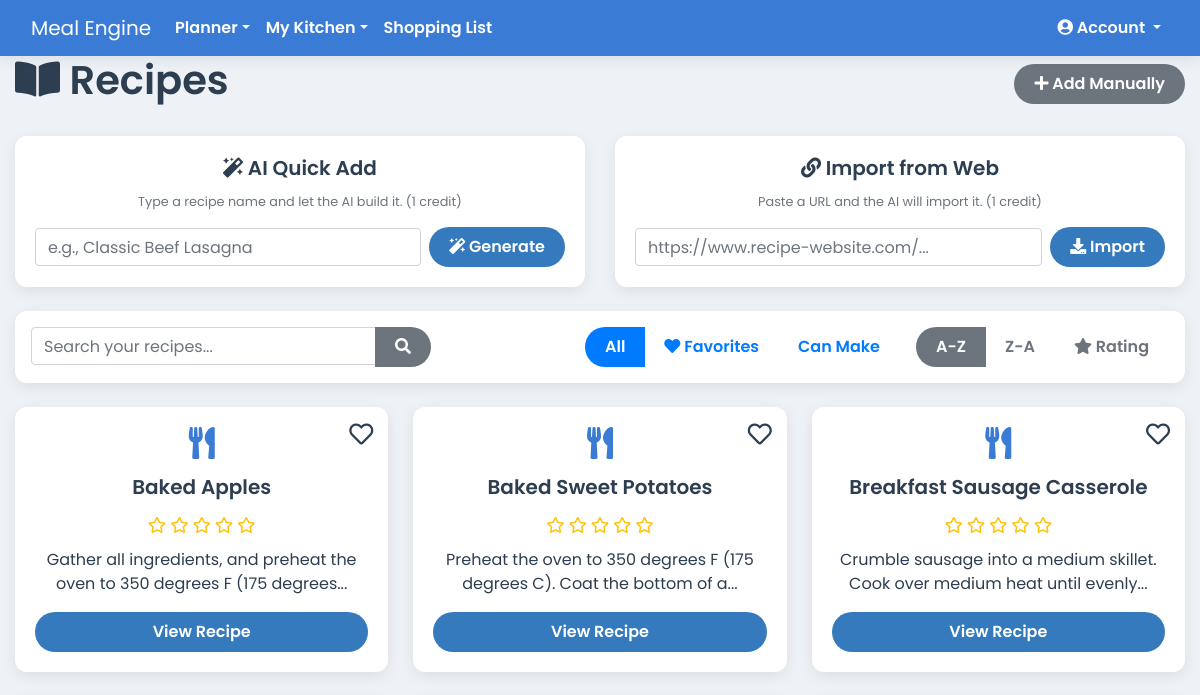
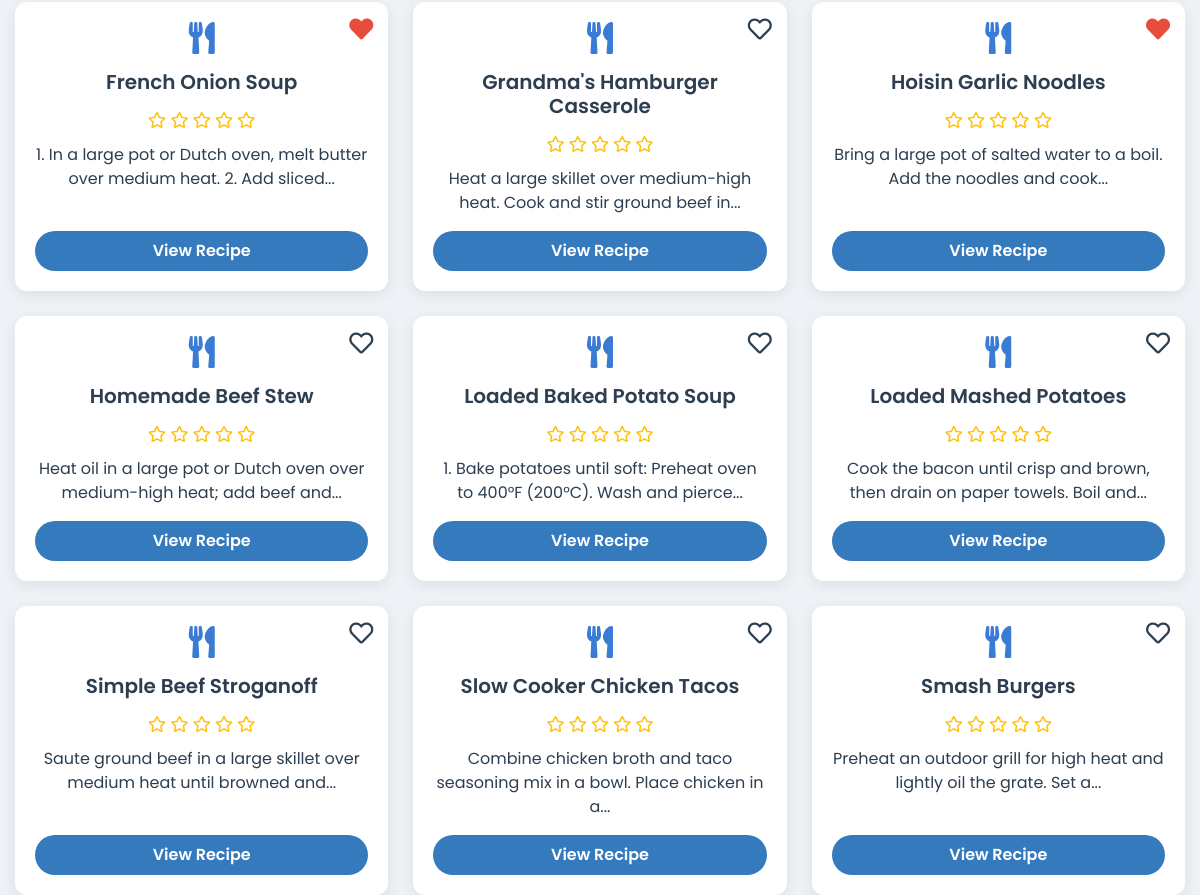
Before: /recipes (signed in) with the older database file (2 pictures, top to bottom).
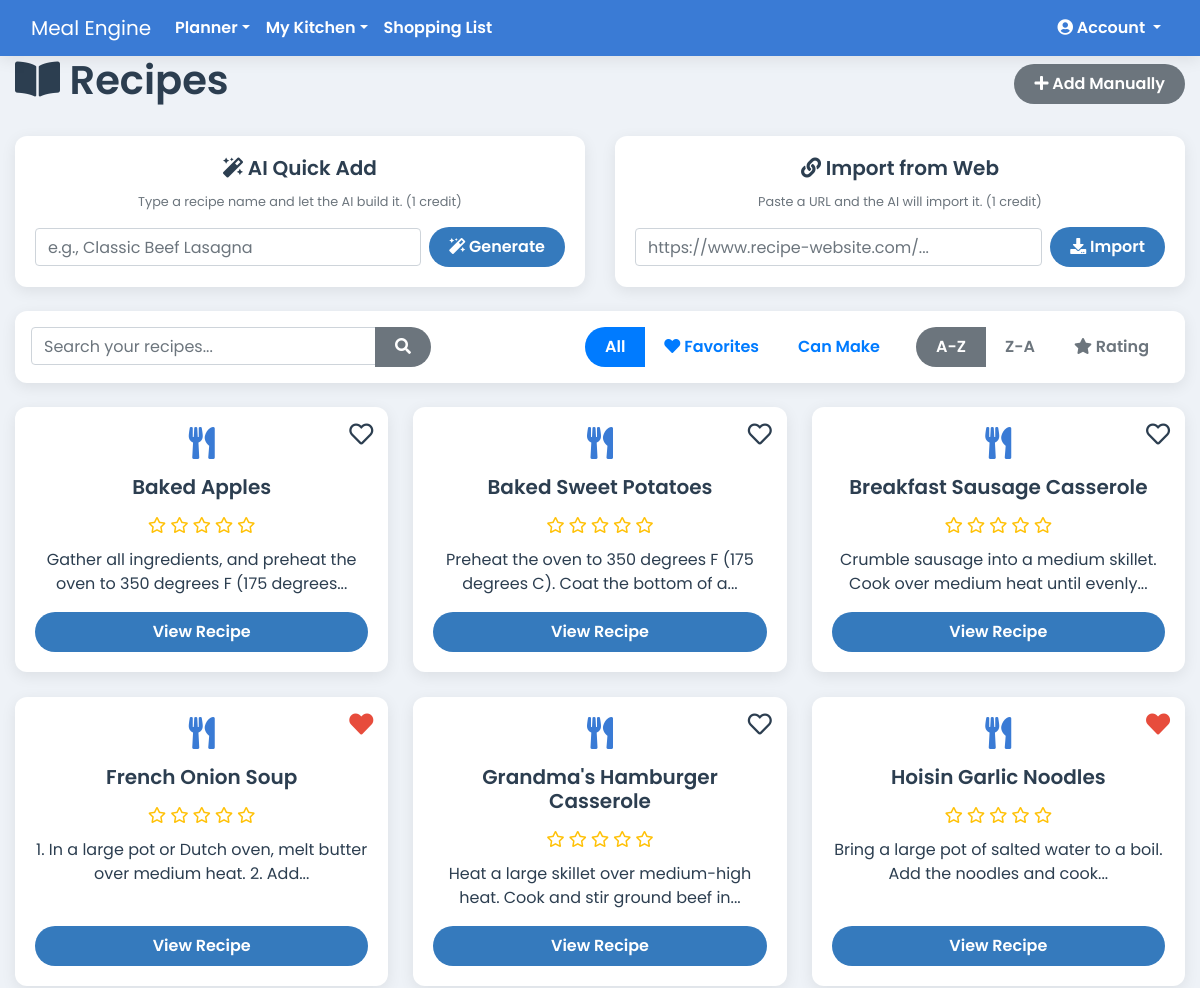
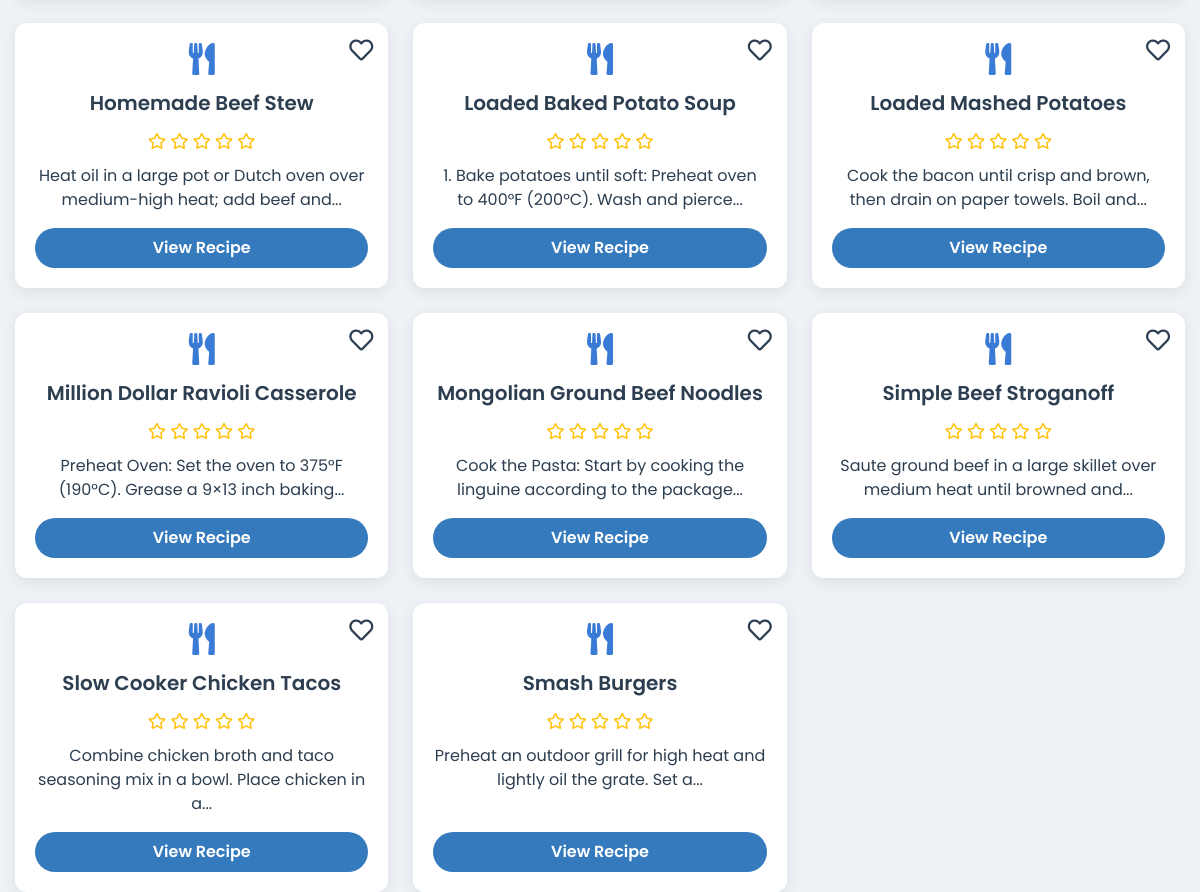
After: the same page with the newer database file (2 pictures, top to bottom).
### app.py (models this page shows)
class Recipe(db.Model):
    id = db.Column(db.Integer, primary_key=True)
    user_id = db.Column(db.Integer, db.ForeignKey('user.id'), nullable=False)
    household_id = db.Column(db.Integer, db.ForeignKey('household.id'), nullable=False)
    name = db.Column(db.String(100), nullable=False)
    instructions = db.Column(db.Text, nullable=False)
    servings = db.Column(db.Integer)
    prep_time = db.Column(db.String(50))
    cook_time = db.Column(db.String(50))
    is_favorite = db.Column(db.Boolean, default=False, nullable=False)
    meal_type = db.Column(db.String(50), nullable=False, default='Main Course')
    rating = db.Column(db.Integer, nullable=False, default=0)
    ingredients = db.relationship('RecipeIngredient', backref='recipe', lazy=True, cascade="all, delete-orphan")
    calories = db.Column(db.Float, nullable=True)
    protein = db.Column(db.Float, nullable=True)
    fat = db.Column(db.Float, nullable=True)
    carbs = db.Column(db.Float, nullable=True)

### app.py (the view)
@app.route('/recipes')
@login_required
def list_recipes():
    query = request.args.get('query', '')
    pantry_filter_active = request.args.get('filter') == 'pantry'
    favorites_filter_active = request.args.get('filter') == 'favorites'
    sort_order = request.args.get('sort', 'asc')
    base_query = Recipe.query.filter_by(household_id=current_user.household_id)
    if sort_order == 'desc':
        base_query = base_query.order_by(desc(Recipe.name))
    elif sort_order == 'rating':
        base_query = base_query.order_by(desc(Recipe.rating), Recipe.name)
    else:
        base_query = base_query.order_by(Recipe.name)
    if pantry_filter_active:
        pantry_items_in_stock = PantryItem.query.filter_by(household_id=current_user.household_id).filter(PantryItem.quantity > 0).all()
        pantry_ingredient_ids = {item.ingredient_id for item in pantry_items_in_stock}
        all_user_recipes = base_query.all()
        recipes = []
        for recipe in all_user_recipes:
            required_ingredient_ids = {ri.ingredient_id for ri in recipe.ingredients}
            if required_ingredient_ids and required_ingredient_ids.issubset(pantry_ingredient_ids):
                recipes.append(recipe)
    elif favorites_filter_active:
        recipes = base_query.filter_by(is_favorite=True).all()
    elif query:
        search_term = f"%{query}%"
        recipes = base_query.filter(db.or_(Recipe.name.ilike(search_term), Recipe.instructions.ilike(search_term))).all()
    else:
        recipes = base_query.all()
    return render_template('recipes.html', page_class='page-recipes', recipes=recipes, query=query, pantry_filter_active=pantry_filter_active, favorites_filter_active=favorites_filter_active, sort_order=sort_order)

### app.py (called while the page is built)
@app.context_processor
def inject_cache_buster():
    return dict(cache_buster=int(time.time()))

@app.before_request
def before_request():
    g.current_month_name = date.today().strftime('%B')

@login_manager.user_loader
def load_user(user_id):
    return db.session.get(User, int(user_id))

    @property
    def is_premium_or_elite(self):
        return self.subscription_plan in ['premium', 'elite']

### templates/recipes.html (shortened to what this page needs)
{% extends 'base.html' %}
{% block content %}
  <div class="d-flex justify-content-between align-items-center mb-4">
    <h1><i class="fas fa-book-open"></i> Recipes</h1>
    <a href="{{ url_for('add_recipe') }}" class="btn btn-secondary no-print"><i class="fas fa-plus"></i> Add Manually</a>
  </div>
  {% if current_user.subscription_plan == 'elite' or current_user.ai_credits > 0 %}
    <div class="row">
      <div class="col-md-6 mb-4">
          <div class="card h-100">
              <div class="card-body text-center">
                  <h5 class="card-title"><i class="fas fa-magic"></i> AI Quick Add</h5>
                  <p class="text-muted small">Type a recipe name and let the AI build it. (1 credit)</p>
                  <form action="{{ url_for('ai_quick_add') }}" method="POST" class="form-inline" id="ai-quick-add-form">
                      <div class="form-group flex-grow-1 mr-2">
                          <input type="text" name="recipe_name" class="form-control w-100" placeholder="e.g., Classic Beef Lasagna" required>
                      </div>
                      <button type="submit" class="btn btn-primary" id="ai-generate-btn"><i class="fas fa-magic"></i> Generate</button>
                  </form>
              </div>
          </div>
      </div>
      <div class="col-md-6 mb-4">
          <div class="card h-100">
              <div class="card-body text-center">
                  <h5 class="card-title"><i class="fas fa-link"></i> Import from Web</h5>
                   <p class="text-muted small">Paste a URL and the AI will import it. (1 credit)</p>
                  <form class="form-inline" id="import-url-form">
                      <div class="form-group flex-grow-1 mr-2">
                          <input type="url" id="recipe-url-input" class="form-control w-100" placeholder="https://www.recipe-website.com/..." required>
                      </div>
                      <button type="submit" class="btn btn-primary" id="import-url-btn"><i class="fas fa-download"></i> Import</button>
                  </form>
              </div>
          </div>
      </div>
    </div>
  {% else %}
    <div class="alert alert-warning text-center">
      <strong>You have used all of your AI credits for this month.</strong>
      <a href="{{ url_for('pricing') }}" class="alert-link font-weight-bold">Upgrade your plan to get more!</a>
    </div>
  {% endif %}
  <div class="card p-3 mb-4 no-print">
    <div class="d-flex justify-content-between align-items-center flex-wrap">
      <div class="flex-grow-1 mr-3 mb-2 mb-md-0" style="max-width: 400px;">
        <form method="GET" action="{{ url_for('list_recipes') }}" class="input-group">
          <input type="text" name="query" class="form-control" placeholder="Search your recipes..." value="{{ query or '' }}">
          <div class="input-group-append">
            <button type="submit" class="btn btn-secondary"><i class="fas fa-search"></i></button>
          </div>
        </form>
      </div>
      <div class="d-flex justify-content-end align-items-center">
        <div class="btn-group mr-3" role="group">
          <a href="{{ url_for('list_recipes', sort=sort_order, query=query) }}" class="btn btn-outline-primary {% if not pantry_filter_active and not favorites_filter_active %}active{% endif %}">All</a>
          <a href="{{ url_for('list_recipes', filter='favorites', sort=sort_order, query=query) }}" class="btn btn-outline-primary {% if favorites_filter_active %}active{% endif %}"><i class="fas fa-heart"></i> Favorites</a>
          <a href="{{ url_for('list_recipes', filter='pantry', sort=sort_order, query=query) }}" class="btn btn-outline-primary {% if pantry_filter_active %}active{% endif %}">Can Make</a>
        </div>
        <div class="btn-group" role="group">
          <a href="{{ url_for('list_recipes', sort='asc', filter=request.args.get('filter'), query=query) }}" class="btn btn-outline-secondary {% if sort_order == 'asc' %}active{% endif %}">A-Z</a>
          <a href="{{ url_for('list_recipes', sort='desc', filter=request.args.get('filter'), query=query) }}" class="btn btn-outline-secondary {% if sort_order == 'desc' %}active{% endif %}">Z-A</a>
          <a href="{{ url_for('list_recipes', sort='rating', filter=request.args.get('filter'), query=query) }}" class="btn btn-outline-secondary {% if sort_order == 'rating' %}active{% endif %}"><i class="fas fa-star"></i> Rating</a>
        </div>
      </div>
    </div>
  </div>
  {% if not recipes %}
    <div class="alert alert-warning">No recipes found. Add one manually or import one from the web!</div>
  {% else %}
    <div class="recipe-grid">
      {% for recipe in recipes %}
        <div class="card recipe-list-card">
          <i class="favorite-icon no-print {% if recipe.is_favorite %}fas fa-heart{% else %}far fa-heart{% endif %}"
             data-recipe-id="{{ recipe.id }}"
             title="Toggle Favorite"></i>
          <div class="recipe-card-body">
              <i class="fas fa-utensils fa-2x mb-3" style="color: var(--primary-blue);"></i>
              <h5>{{ recipe.name }}</h5>
               <div class="recipe-rating">
                  {% for i in range(1, 6) %}
                      <i class="{% if recipe.rating >= i %}fas fa-star{% else %}far fa-star{% endif %}"></i>
                  {% endfor %}
              </div>
          </div>
          <p class="mb-3">{{ recipe.instructions|truncate(80) }}</p>
          <a href="{{ url_for('view_recipe', recipe_id=recipe.id) }}" class="btn btn-primary mt-auto">View Recipe</a>
        </div>
      {% endfor %}
    </div>
  {% endif %}
{% endblock %}

### templates/base.html (shortened to what this page needs)
<!doctype html>
<html lang="en">
  <head>
    <link rel="stylesheet" href="https://stackpath.bootstrapcdn.com/bootstrap/4.5.2/css/bootstrap.min.css">
    <link rel="stylesheet" href="https://cdnjs.cloudflare.com/ajax/libs/font-awesome/5.15.3/css/all.min.css">
    <link rel="stylesheet" href="https://cdn.jsdelivr.net/npm/flatpickr/dist/flatpickr.min.css">
    <link rel="stylesheet" href="{{ url_for('static', filename='css/style.css') }}?v={{ cache_buster }}">
    <link rel="stylesheet" href="{{ url_for('static', filename='css/print.css') }}?v={{ cache_buster }}" media="print">
    <link rel="stylesheet" href="{{ url_for('static', filename='css/monthly_plan.css') }}?v={{ cache_buster }}">
  </head>
  <body class="{{ page_class or '' }}">
    <nav class="navbar navbar-expand-lg navbar-dark no-print">
      <div class="container-fluid">
        <a class="navbar-brand" href="{{ url_for('index') }}">Meal Engine</a>
        <div class="collapse navbar-collapse" id="navbarNav">
          <ul class="navbar-nav mr-auto">
            {% if current_user.is_authenticated %}
              <li class="nav-item dropdown">
                <a class="nav-link dropdown-toggle" href="#" id="plannerDropdown" role="button" data-toggle="dropdown" aria-haspopup="true" aria-expanded="false">Planner</a>
              </li>
              <li class="nav-item dropdown">
                <a class="nav-link dropdown-toggle" href="#" id="kitchenDropdown" role="button" data-toggle="dropdown" aria-haspopup="true" aria-expanded="false">My Kitchen</a>
              </li>
              <li class="nav-item"><a class="nav-link" href="{{ url_for('shopping_list') }}">Shopping List</a></li>
            {% endif %}
          </ul>
          <ul class="navbar-nav">
              {% if current_user.is_authenticated %}
                  <li class="nav-item dropdown">
                    <a class="nav-link dropdown-toggle" href="#" id="accountDropdown" role="button" data-toggle="dropdown" aria-haspopup="true" aria-expanded="false">
                      <i class="fas fa-user-circle"></i> Account
                    </a>
                  </li>
              {% else %}
                  <li class="nav-item"><a class="nav-link" href="{{ url_for('login') }}">Login</a></li>
                  <li class="nav-item"><a class="nav-link btn btn-primary ml-2" href="{{ url_for('signup') }}">Sign Up</a></li>
              {% endif %}
          </ul>
        </div>
      </div>
    </nav>
    <div class="container-fluid main-content-container">
      {% block content %}{% endblock %}
    </div>
  </body>
</html>

### static/css/style.css (style rules this page uses)
:root { --primary-blue: #3a7bd5; --secondary-blue: #357abd; --light-bg: #eef2f7; --card-bg: #ffffff; --text-dark: #2c3e50; --text-light: #5a6a7a; --danger-red: #e74c3c; --success-green: #2ecc71; --info-cyan: #1abc9c; --snack-teal: #20c997; --shadow: 0 4px 15px rgba(0, 0, 0, 0.08); }
body { font-family: 'Poppins', sans-serif; font-weight: 400; background-color: var(--light-bg); color: var(--text-dark); }
.navbar { background-color: var(--primary-blue) !important; box-shadow: var(--shadow); z-index: 1040; }
.navbar .nav-link { color: #ffffff !important; font-weight: 600; }
.btn { border-radius: 20px; padding: 8px 20px; border: none; font-weight: 600; transition: all 0.3s ease; }
.btn-primary { background-color: var(--secondary-blue); color: white; }
h1, h2, h3, h4, h5 { color: var(--text-dark); font-weight: 600; }
.card, .jumbotron { background-color: var(--card-bg); border: none; border-radius: 12px; box-shadow: var(--shadow); }
.card { transition: transform 0.2s ease-in-out, box-shadow 0.2s ease-in-out; }
.recipe-grid { display: grid; grid-template-columns: repeat(auto-fill, minmax(280px, 1fr)); gap: 25px; }
.recipe-list-card { padding: 20px; text-align: center; position: relative; }
.recipe-list-card h5 { margin-bottom: 15px; }
.recipe-rating { color: #ffc107; margin-bottom: 10px; }
.favorite-icon { cursor: pointer; transition: color 0.2s ease-in-out, transform 0.2s ease-in-out; }
.recipe-list-card .favorite-icon { position: absolute; top: 15px; right: 15px; font-size: 1.5rem; }
.favorite-icon.fas { color: var(--danger-red); }
.favorite-icon.far { color: var(--text-dark); }

Changed rows visible on the page:
changed Recipe "French Onion Soup": instructions "1. In a large pot or Dutch oven, melt butter over medium heat. 2. Add sliced..." → "1. In a large pot or Dutch oven, melt butter over medium heat. 2. Add..."
added Recipe: is_favorite False (drawn), name "Million Dollar Ravioli Casserole", rating 0 (drawn), instructions "Preheat Oven: Set the oven to 375°F (190°C). Grease a 9×13 inch baking..."
added Recipe: is_favorite False (drawn), name "Mongolian Ground Beef Noodles", rating 0 (drawn), instructions "Cook the Pasta: Start by cooking the linguine according to the package..."
